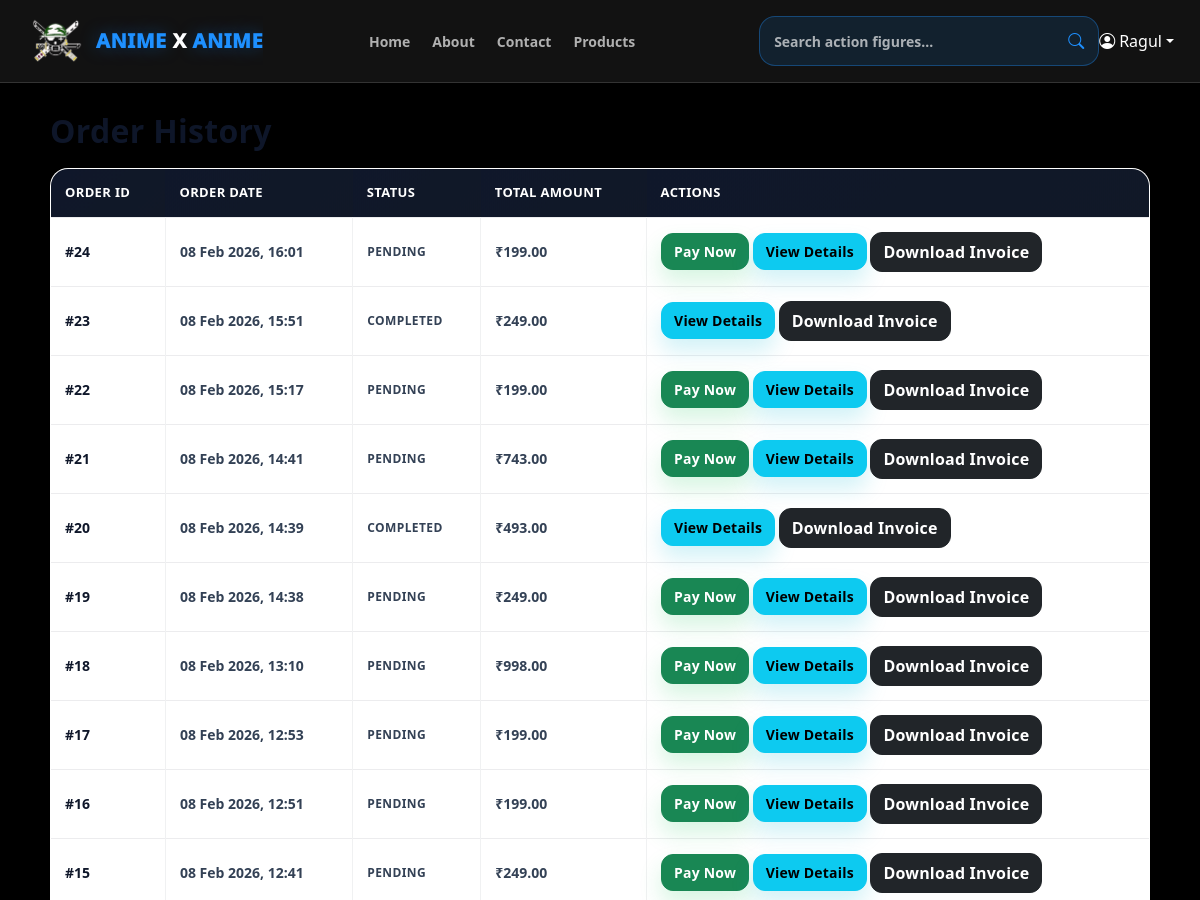
Page /orders/orders/history/ (signed in, upper part) on the earlier database version.
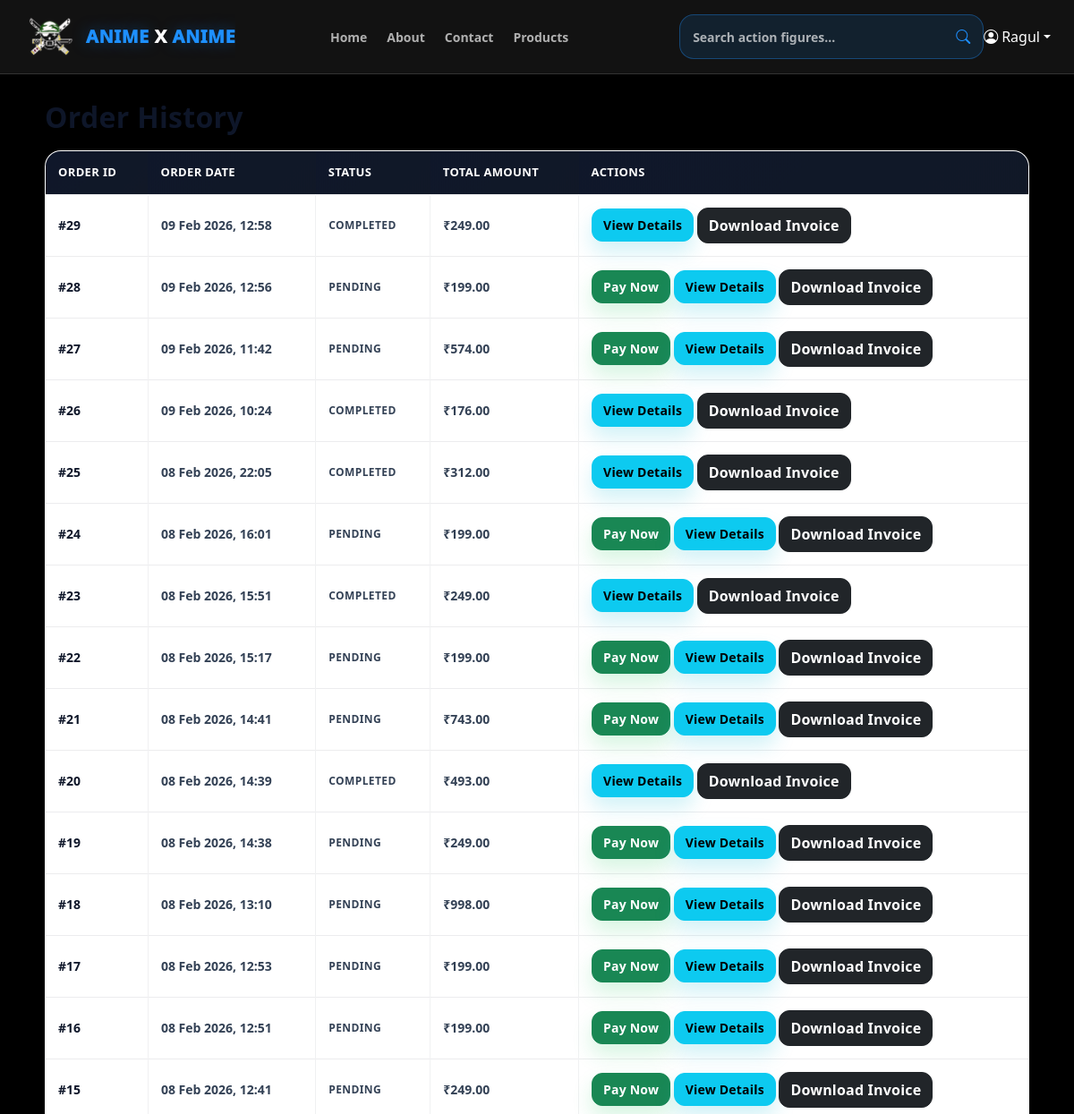
Same page on the later database version.
### orders/models.py (models this page shows, shortened)
class Order(models.Model):
    user = models.ForeignKey(User, on_delete=models.CASCADE)
    order_date = models.DateTimeField(auto_now_add=True)
    total_amount = models.DecimalField(max_digits=10, decimal_places=2)
    status = models.CharField(max_length=20, choices=[('PENDING','Pending'),('COMPLETED','Completed')])
    razorpay_order_id = models.CharField(max_length=255)
    address = models.ForeignKey(Address, on_delete=models.CASCADE, null=True, blank=True, related_name="orders")

### orders/views.py (the view)
# urls.py: path('orders/history/', views.order_history, name='order_history'),
@login_required
def order_history(request):
    orders = Order.objects.filter(user=request.user).prefetch_related('order_details').order_by('-order_date')
    return render(request, 'orders/order_history.html', {'orders': orders})

### templates/orders/order_history.html (shortened to what this page needs)
{% extends 'base/base.html' %}
{% load static %}
{% block content %}
<h1>Order History</h1>
{% if orders %}
<table class="table table-bordered">
    <thead>
        <tr>
            <th>Order ID</th>
            <th>Order Date</th>
            <th>Status</th>
            <th>Total Amount</th>
            <th>Actions</th>
        </tr>
    </thead>
    <tbody>
        {% for order in orders %}
        <tr>
            <td>#{{ order.id }}</td>
            <td>{{ order.order_date|date:"d M Y, H:i" }}</td>
            <td>{{ order.status }}</td>
            <td>₹{{ order.total_amount }}</td>
            <td>
                {% if order.status == 'PENDING' %}
                    <a href="{% url 'payment:create_razorpay_order' order.id %}" class="btn btn-success btn-sm">
                        Pay Now
                    </a>
                {% endif %}
                <a href="{% url 'order_detail' order.id %}" class="btn btn-info btn-sm">
                    View Details
                </a>
                <a href="{% url 'download_invoice' order.id %}" class="btn btn-dark">
                   Download Invoice
                </a>
            </td>
        </tr>
        {% endfor %}
    </tbody>
</table>
{% else %}
<p>No orders found.</p>
<a href="{% url 'homepage' %}" class="btn btn-primary">Start Shopping</a>
{% endif %}
{% endblock %}

Differences in the rows shown:
added Order: id "29", order_date "09 Feb 2026, 12:58", status "COMPLETED", total_amount "249.00"
added Order: id "28", order_date "09 Feb 2026, 12:56", status "PENDING", total_amount "199.00", shows "Pay Now"
added Order: id "27", order_date "09 Feb 2026, 11:42", status "PENDING", total_amount "574.00", shows "Pay Now"
added Order: id "26", order_date "09 Feb 2026, 10:24", status "COMPLETED", total_amount "176.00"
added Order: id "25", order_date "08 Feb 2026, 22:05", status "COMPLETED", total_amount "312.00"
